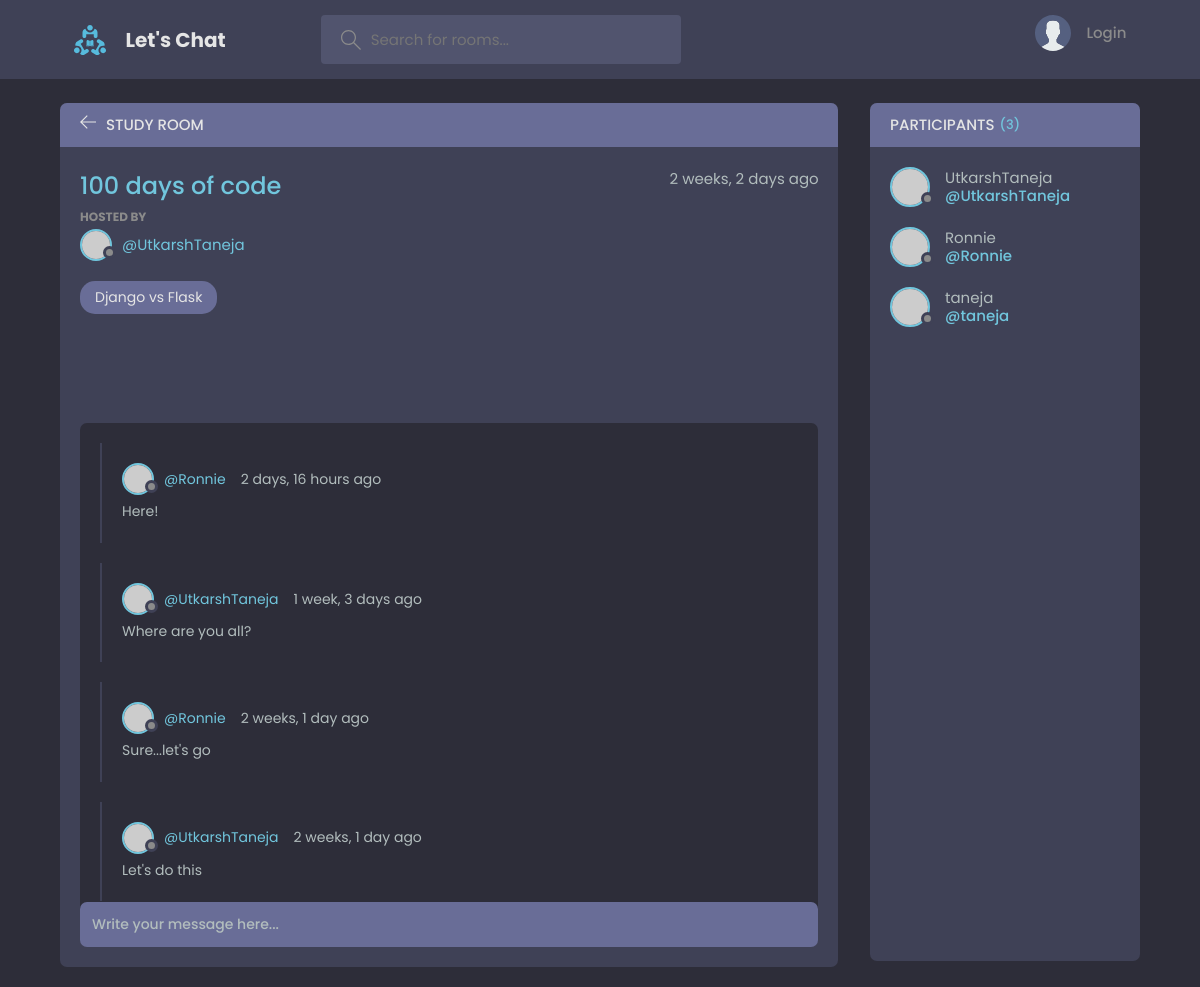
The app's page /room/2 with its own data.
### base/models.py (models this page shows, shortened)
class Room(models.Model):
    host = models.ForeignKey(User, on_delete=models.CASCADE, null=True)
    topic = models.ForeignKey(Topic, on_delete=models.SET_NULL, null=True)
    name = models.CharField(max_length=200)
    description = models.TextField(null=True, blank=True)
    participants = models.ManyToManyField(User, related_name='participants', blank=True)
    updated = models.TimeField(auto_now=True)
    created = models.DateTimeField(auto_now_add=True)
    class Meta:
        ordering = ['-updated', '-created']

class Topic(models.Model):
    name = models.TextField()
    def __str__(self):
        return self.name

class Message(models.Model):
    user = models.ForeignKey(User, on_delete=models.CASCADE)
    room = models.ForeignKey(Room, on_delete=models.CASCADE)
    body = models.TextField()
    updated = models.TimeField(auto_now=True)
    created = models.DateTimeField(auto_now_add=True)
    class Meta:
        ordering = ['-updated', '-created']

### base/views.py (the view, shortened to what this page needs)
# urls.py: path('room/<str:pk>', views.room, name='room'),
def room(request, pk):
    room = Room.objects.get(id=pk)
    room_messages = room.message_set.all().order_by('-created')
    participants = room.participants.all()
    context = {'room' : room, 'room_messages' : room_messages, 'participants' : participants}
    return render(request, "base/room.html", context)

### base/templates/base/room.html (shortened to what this page needs)
{% extends "main.html" %}
{% block content %}
<main class="profile-page layout layout--2">
  <div class="container">
    <div class="room">
      <div class="room__top">
        <div class="room__topLeft">
          <a href="{% url "home" %}">
            <svg version="1.1" xmlns="http://www.w3.org/2000/svg" width="32" height="32" viewBox="0 0 32 32">
              <title>arrow-left</title>
              <path
                d="M13.723 2.286l-13.723 13.714 13.719 13.714 1.616-1.611-10.96-10.96h27.625v-2.286h-27.625l10.965-10.965-1.616-1.607z"
              ></path>
            </svg>
          </a>
          <h3>Study Room</h3>
        </div>
      </div>
      <div class="room__box scroll">
        <div class="room__header scroll">
          <div class="room__info">
            <h3>{{room.name}}</h3>
            <span>{{room.created|timesince}} ago</span>
          </div>
          <div class="room__hosted">
            <p>Hosted By</p>
            <a href="{% url "user_profile" room.host.id %}" class="room__author">
              <div class="avatar avatar--small">
                <img src="https://randomuser.me/api/portraits/men/37.jpg" />
              </div>
              <span>@{{room.host.username}}</span>
            </a>
          </div>
          <span class="room__topics">{{room.topic}}</span>
        </div>
        <div class="room__conversation">
          <div class="threads scroll">
            {% for message in room_messages %}
            <div class="thread">
              <div class="thread__top">
                <div class="thread__author">
                  <a href="{% url 'user_profile' message.user.id %}" class="thread__authorInfo">
                    <div class="avatar avatar--small">
                      <img src="https://randomuser.me/api/portraits/men/37.jpg" />
                    </div>
                    <span>@{{message.user.username}}</span>
                  </a>
                  <span class="thread__date">{{message.created|timesince}} ago</span>
                </div>
              </div>
              <div class="thread__details">
                {{message.body}}
              </div>
            </div>
            {% endfor %}
          </div>
        </div>
      </div>
      <div class="room__message">
        <form action="" method="POST">
          <input name="body" placeholder="Write your message here..." />
        </form>
      </div>
    </div>
    <div class="participants">
      <h3 class="participants__top">Participants <span>({{participants.count}})</span></h3>
      <div class="participants__list scroll">
        {% for user in participants %}
        <a href="{% url "user_profile"  user.id %}" class="participant">
          <div class="avatar avatar--medium">
            <img src="https://randomuser.me/api/portraits/men/37.jpg" />
          </div>
          <p>
            {{user.username}}
            <span>@{{user.username}}</span>
          </p>
        </a>
        {% endfor %}
      </div>
    </div>
  </div>
</main>
{% endblock %}

### records on screen
Room: name "100 days of code", created "2 weeks, 2 days", host.username "UtkarshTaneja", topic "Django vs Flask"
Message: user.username "Ronnie", created "2 days, 16 hours", body "Here!"
Message: user.username "UtkarshTaneja", created "1 week, 3 days", body "Where are you all?"
Message: user.username "Ronnie", created "2 weeks, 1 day", body "Sure...let's go"
Message: user.username "UtkarshTaneja", created "2 weeks, 1 day", body "Let's do this"

### other values on screen
{{ participants.count }} "3"
{{ user.username }} "UtkarshTaneja"
{{ user.username }} "Ronnie"
{{ user.username }} "taneja"
